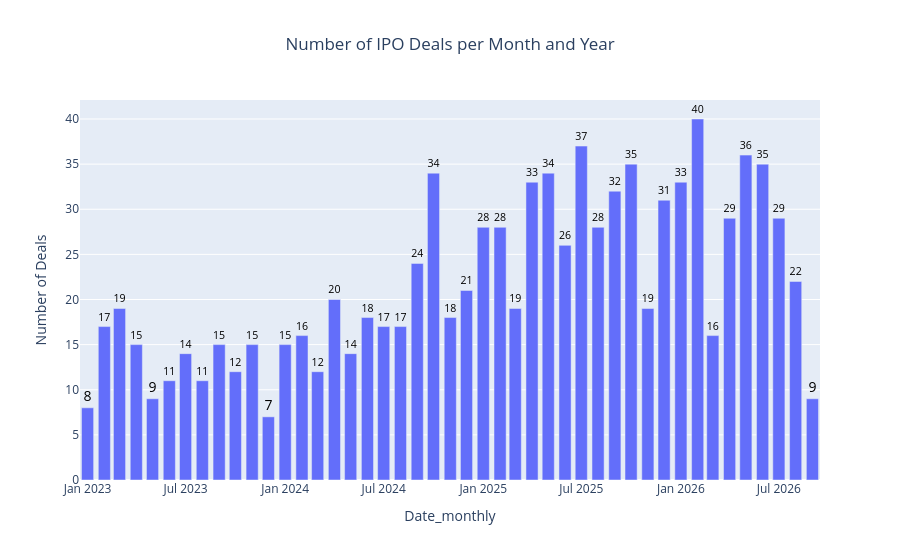

Notebook code cell kept with this figure:
### Code cell
# some visualisation: bar chart using Plotly Express
import plotly.express as px

# Truncate to the first day in the month - for Bar names
stacked_ipos_df['Date_monthly'] = stacked_ipos_df['IPO Date'].dt.to_period('M').dt.to_timestamp()

# Count the number of deals for each month and year
monthly_deals = stacked_ipos_df['Date_monthly'].value_counts().reset_index().sort_values(by='Date_monthly')
monthly_deals.columns = ['Date_monthly', 'Number of Deals']

# Plotting the bar chart using Plotly Express
fig = px.bar(monthly_deals,
             x='Date_monthly',
             y='Number of Deals',
             labels={'Month_Year': 'Month and Year', 'Number of Deals': 'Number of Deals'},
             title='Number of IPO Deals per Month and Year',
             text='Number of Deals'
             )
fig.update_traces(textposition='outside', # Position the text outside the bars
                  textfont=dict(color='black',size=14), # Adjust the font size of the text
                  )
fig.update_layout(title_x=0.5) # Center the title

fig.show()

### Figure 1 — Plotly figure (JSON) as saved in the notebook; plotly's stock layout.template omitted (floating-point values rounded to 4 significant figures)
{"data": [{"hovertemplate": "Date_monthly=%{x}<br>Number of Deals=%{text}<extra></extra>", "legendgroup": "", "marker": {"color": "#636efa", "pattern": {"shape": ""}}, "name": "", "orientation": "v", "showlegend": false, "text": [8.0, 17.0, 19.0, 15.0, 9.0, 11.0, 14.0, 11.0, 15.0, 12.0, 15.0, 7.0, 15.0, 16.0, 12.0, 20.0, 14.0, 18.0, 17.0, 17.0, 24.0, 34.0, 18.0, 21.0, 28.0, 28.0, 19.0, 33.0, 34.0, 26.0, 37.0, 28.0, 32.0, 35.0, 19.0, 31.0, 33.0, 40.0, 16.0, 29.0, 36.0, 35.0, 29.0, 22.0, 9.0], "textfont": {"color": "black", "size": 14}, "textposition": "outside", "type": "bar", "x": ["2023-01-01T00:00:00.000000", "2023-02-01T00:00:00.000000", "2023-03-01T00:00:00.000000", "2023-04-01T00:00:00.000000", "2023-05-01T00:00:00.000000", "2023-06-01T00:00:00.000000", "2023-07-01T00:00:00.000000", "2023-08-01T00:00:00.000000", "2023-09-01T00:00:00.000000", "2023-10-01T00:00:00.000000", "2023-11-01T00:00:00.000000", "2023-12-01T00:00:00.000000", "2024-01-01T00:00:00.000000", "2024-02-01T00:00:00.000000", "2024-03-01T00:00:00.000000", "2024-04-01T00:00:00.000000", "2024-05-01T00:00:00.000000", "2024-06-01T00:00:00.000000", "2024-07-01T00:00:00.000000", "2024-08-01T00:00:00.000000", "2024-09-01T00:00:00.000000", "2024-10-01T00:00:00.000000", "2024-11-01T00:00:00.000000", "2024-12-01T00:00:00.000000", "2025-01-01T00:00:00.000000", "2025-02-01T00:00:00.000000", "2025-03-01T00:00:00.000000", "2025-04-01T00:00:00.000000", "2025-05-01T00:00:00.000000", "2025-06-01T00:00:00.000000", "2025-07-01T00:00:00.000000", "2025-08-01T00:00:00.000000", "2025-09-01T00:00:00.000000", "2025-10-01T00:00:00.000000", "2025-11-01T00:00:00.000000", "2025-12-01T00:00:00.000000", "2026-01-01T00:00:00.000000", "2026-02-01T00:00:00.000000", "2026-03-01T00:00:00.000000", "2026-04-01T00:00:00.000000", "2026-05-01T00:00:00.000000", "2026-06-01T00:00:00.000000", "2026-07-01T00:00:00.000000", "2026-08-01T00:00:00.000000", "2026-09-01T00:00:00.000000"], "xaxis": "x", "y": [8, 17, 19, 15, 9, 11, 14, 11, 15, 12, 15, 7, 15, 16, 12, 20, 14, 18, 17, 17, 24, 34, 18, 21, 28, 28, 19, 33, 34, 26, 37, 28, 32, 35, 19, 31, 33, 40, 16, 29, 36, 35, 29, 22, 9], "yaxis": "y"}], "layout": {"barmode": "relative", "legend": {"tracegroupgap": 0}, "title": {"text": "Number of IPO Deals per Month and Year", "x": 0.5}, "xaxis": {"anchor": "y", "domain": [0, 1], "title": {"text": "Date_monthly"}}, "yaxis": {"anchor": "x", "domain": [0, 1], "title": {"text": "Number of Deals"}}}}
